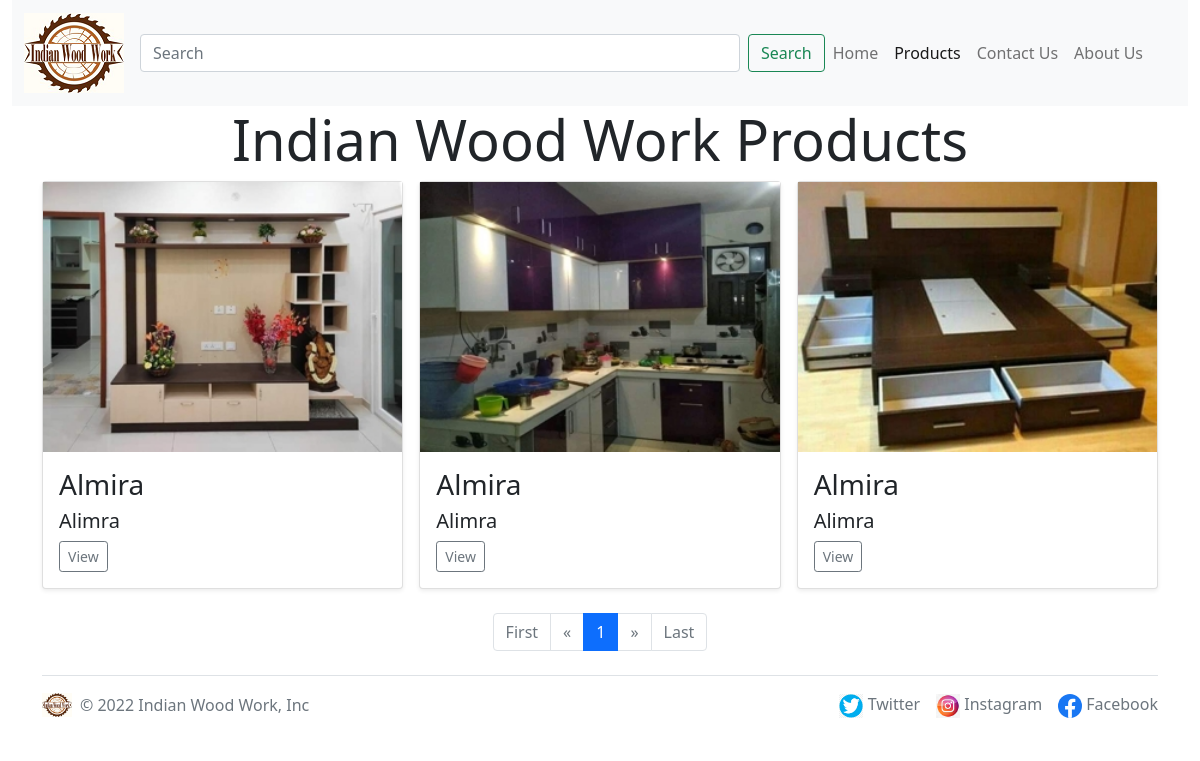
Page /product/Almiras on the committed database.
### App/models.py (models this page shows, shortened)
class Product(models.Model):
    s_no = models.AutoField(primary_key=True)
    slug = models.CharField(default="", max_length=50)
    name = models.CharField(default="", max_length=150)
    description = models.CharField(default="", max_length=350)
    update = models.DateField(default=date.today)
    product_cat = models.CharField(default="", choices=product_category, max_length=400)
    smallimage = models.ImageField(upload_to='product/', default="")
    hdimage1 = models.ImageField(upload_to='product/', default="")
    hdimage2 = models.ImageField(upload_to='product/', default="")
    hdimage3 = models.ImageField(upload_to='product/', default="")
    hdimage4 = models.ImageField(upload_to='product/', default="")
    arifmobile = models.IntegerField(default=0)
    arifwhatspp = models.IntegerField(default=0)
    danishmobile = models.IntegerField(default=0)
    danishwhatspp = models.IntegerField(default=0)

### App/views.py (the view)
# urls.py: path("product/<str:slug>", views.product, name="Product Page"),
def product(request, slug):
    products = Product.objects.filter(product_cat=slug)
    paginator = Paginator(products, 12)
    page_number = request.GET.get('page')
    try:
        page_obj = paginator.get_page(page_number)
    except PageNotAnInteger:
        page_obj = paginator.page(1)
    except EmptyPage:
        page_obj = paginator.page(paginator.num_pages)
    param = {'data': page_obj}
    return render(request, 'products.html', param)

### template/products.html (shortened to what this page needs)
{% extends 'base.html' %}
{% block product %}active{% endblock %}
{% load static %}
{% block body %}
<div class="container">
    <h1 class="display-4 fw-normal text-center">Indian Wood Work Products</h1>
    <div class="row row-cols-2 row-cols-sm-2 row-cols-md-3 g-3">
        {% for im in data %}
        <div class="col">
            <div class="card shadow-sm">
                <img src="/media/{{im.smallimage}}">
                <div class="card-body">
                    <h3 class="name">{{im.name}}</h3>
                    <h5 class="desc">{{im.description}}</h5>
                    <div class="d-flex justify-content-between align-items-center">
                        <div class="btn-group">
                            <a type="button" href="productview/{{im.slug}}"
                               class="btn btn-sm btn-outline-secondary">View
                            </a>
                        </div>
                    </div>
                </div>
            </div>
        </div>
        {% endfor %}
    </div>
</div>
<div class="container pt-4">
    <nav aria-label="Page navigation ">
        <ul class="pagination justify-content-center">
            {% if data.paginator.num_pages != 1 %}
            <li class="page-item"><a class="page-link" href="?page=1">First</a></li>
            {% else %}
            <li class="page-item disabled"><a class="page-link" href="#">First</a></li>
            {% endif %}
            {% if data.has_previous %}
            <li class="page-item"><a class="page-link" href="?page={{ data.previous_page_number }}">&laquo;</a></li>
            {% else %}
            <li class="page-item disabled"><a class="page-link" href="#">&laquo;</a></li>
            {% endif %}
            {% for i in data.paginator.page_range %}
            {% if data.number == i %}
            <li class="page-item active"><a class="page-link" href="#">{{ i }}</a></li>
            {% elif data.number > i|add:"-5" and data.number < i|add:"+5"%}
            <li class="page-item"><a class="page-link" href="?page={{ i }}">{{ i }}</a></li>
            {% endif %}
            {% endfor %}
            {% if data.has_next %}
            <li class="page-item"><a class="page-link" href="?page={{ data.next_page_number }}">&raquo;</a></li>
            {% else %}
            <li class="page-item disabled"><a class="page-link" href="#">&raquo;</a></li>
            {% endif %}
            {% if data.paginator.num_pages != data.number %}
            <li class="page-item"><a class="page-link" href="?page={{ data.paginator.num_pages }}">Last</a></li>
            {% else %}
            <li class="page-item disabled"><a class="page-link" href="#">Last</a></li>
            {% endif %}
        </ul>
    </nav>
</div>
{% endblock %}

### rows in the picture
Product: smallimage (picture), name "Almira", description "Alimra"
Product: smallimage (picture), name "Almira", description "Alimra"
Product: smallimage (picture), name "Almira", description "Alimra"

### other values in the picture
{{ i }} "1"
